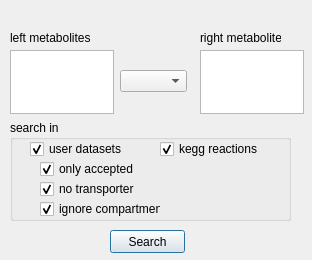
<ui version="4.0" >
 <class>FindReactionsClass</class>
 <widget class="QDialog" name="FindReactionsClass" >
  <property name="geometry" >
   <rect>
    <x>0</x>
    <y>0</y>
    <width>312</width>
    <height>260</height>
   </rect>
  </property>
  <property name="maximumSize" >
   <size>
    <width>312</width>
    <height>260</height>
   </size>
  </property>
  <property name="windowTitle" >
   <string>Find reactions</string>
  </property>
  <widget class="QComboBox" name="comboBox" >
   <property name="geometry" >
    <rect>
     <x>120</x>
     <y>70</y>
     <width>67</width>
     <height>22</height>
    </rect>
   </property>
  </widget>
  <widget class="QGroupBox" name="groupBox" >
   <property name="geometry" >
    <rect>
     <x>10</x>
     <y>120</y>
     <width>281</width>
     <height>101</height>
    </rect>
   </property>
   <property name="title" >
    <string>search in</string>
   </property>
   <widget class="QCheckBox" name="checkBox_3" >
    <property name="geometry" >
     <rect>
      <x>30</x>
      <y>40</y>
      <width>101</width>
      <height>18</height>
     </rect>
    </property>
    <property name="text" >
     <string>only accepted</string>
    </property>
    <property name="checked" >
     <bool>true</bool>
    </property>
   </widget>
   <widget class="QCheckBox" name="checkBox_4" >
    <property name="geometry" >
     <rect>
      <x>30</x>
      <y>60</y>
      <width>101</width>
      <height>18</height>
     </rect>
    </property>
    <property name="text" >
     <string>no transporter</string>
    </property>
    <property name="checked" >
     <bool>true</bool>
    </property>
   </widget>
   <widget class="QCheckBox" name="checkBox_5" >
    <property name="geometry" >
     <rect>
      <x>30</x>
      <y>80</y>
      <width>121</width>
      <height>18</height>
     </rect>
    </property>
    <property name="text" >
     <string>ignore compartments</string>
    </property>
    <property name="checked" >
     <bool>true</bool>
    </property>
   </widget>
   <widget class="QCheckBox" name="checkBox_datasets" >
    <property name="geometry" >
     <rect>
      <x>20</x>
      <y>20</y>
      <width>101</width>
      <height>18</height>
     </rect>
    </property>
    <property name="text" >
     <string>user datasets</string>
    </property>
    <property name="checked" >
     <bool>true</bool>
    </property>
   </widget>
   <widget class="QCheckBox" name="checkBox_kegg" >
    <property name="geometry" >
     <rect>
      <x>150</x>
      <y>20</y>
      <width>101</width>
      <height>18</height>
     </rect>
    </property>
    <property name="text" >
     <string>kegg reactions</string>
    </property>
    <property name="checked" >
     <bool>true</bool>
    </property>
   </widget>
  </widget>
  <widget class="MyTextEdit" name="textEdit" >
   <property name="geometry" >
    <rect>
     <x>10</x>
     <y>50</y>
     <width>104</width>
     <height>64</height>
    </rect>
   </property>
   <property name="tabChangesFocus" >
    <bool>true</bool>
   </property>
  </widget>
  <widget class="MyTextEdit" name="textEdit_2" >
   <property name="geometry" >
    <rect>
     <x>200</x>
     <y>50</y>
     <width>104</width>
     <height>64</height>
    </rect>
   </property>
   <property name="tabChangesFocus" >
    <bool>true</bool>
   </property>
  </widget>
  <widget class="QPushButton" name="pushButton" >
   <property name="geometry" >
    <rect>
     <x>110</x>
     <y>230</y>
     <width>75</width>
     <height>23</height>
    </rect>
   </property>
   <property name="text" >
    <string>Search</string>
   </property>
  </widget>
  <widget class="QLabel" name="label" >
   <property name="geometry" >
    <rect>
     <x>10</x>
     <y>30</y>
     <width>101</width>
     <height>16</height>
    </rect>
   </property>
   <property name="text" >
    <string>left metabolites</string>
   </property>
  </widget>
  <widget class="QLabel" name="label_2" >
   <property name="geometry" >
    <rect>
     <x>200</x>
     <y>30</y>
     <width>81</width>
     <height>16</height>
    </rect>
   </property>
   <property name="text" >
    <string>right metabolites</string>
   </property>
  </widget>
 </widget>
 <layoutdefault spacing="6" margin="11" />
 <customwidgets>
  <customwidget>
   <class>MyTextEdit</class>
   <extends>QTextEdit</extends>
   <header>mytextedit.h</header>
  </customwidget>
 </customwidgets>
 <resources/>
 <connections/>
</ui>
